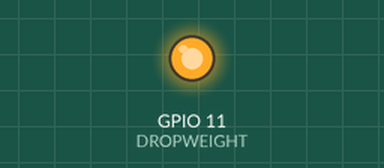
The program below on a simulated Raspberry Pi (BCM pin numbers). Shown: output pins drawn as LEDs (lit = HIGH). The clock reads 2024-03-15 10:24:30 at power-on unless the program sets it; pins used as bus, display or sensor lines are not drawn.

Above: at 0.5 s.
At 3.5 s:
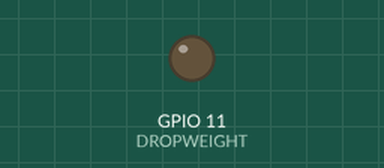
Timing chart, 0 to 7.8 s (numbered marks = the images above):
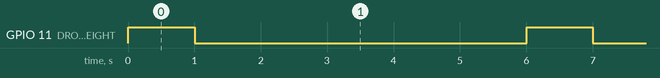

Measured:
- by itself, GPIO 11 (DROPWEIGHT): alternates HIGH for 1.0 s and LOW for 5.0 s

The program:

drop_weight.py
```python
#  Blink an LED with the LGPIO library
#  Uses lgpio library, compatible with kernel 5.11
#  Author: William 'jawn-smith' Wilson

import time
import lgpio

DROPWEIGHT = 11
STROBE = 12

boot_time = time.time()

# open the gpio chip and set the LED pin as output
h = lgpio.gpiochip_open(4)
lgpio.gpio_claim_output(h, DROPWEIGHT)
lgpio.gpio_claim_output(h, STROBE)

try:
    while True:
        if (time.time() - boot_time > 5 * 60 * 60):
            # 5 Hours have passed. Drop weight to surface.
            lgpio.gpio_write(h, DROPWEIGHT, 0)

        # Turn the GPIO pin on
        lgpio.gpio_write(h, DROPWEIGHT, 1)
        lgpio.gpio_write(h, STROBE, 1)
        time.sleep(1)

        # Turn the GPIO pin off
        lgpio.gpio_write(h, DROPWEIGHT, 0)
        lgpio.gpio_write(h, STROBE, 0)
        time.sleep(5)

except KeyboardInterrupt:
    lgpio.gpio_write(h, DROPWEIGHT, 0)
    lgpio.gpio_write(h, STROBE, 0)
    lgpio.gpiochip_close(h)
```
